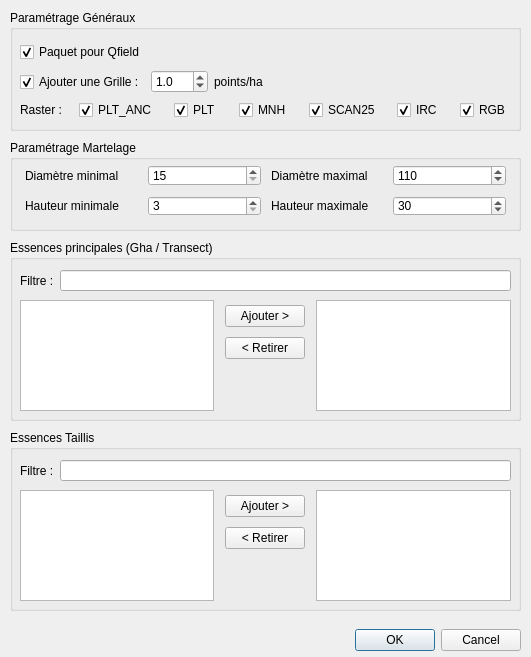
<?xml version="1.0" encoding="UTF-8"?>
<ui version="4.0">
 <class>ExpertiseCreateDialog</class>
 <widget class="QDialog" name="ExpertiseCreateDialog">
  <property name="geometry">
   <rect>
    <x>0</x>
    <y>0</y>
    <width>531</width>
    <height>657</height>
   </rect>
  </property>
  <property name="windowTitle">
   <string>Expertise</string>
  </property>
  <widget class="QGroupBox" name="groupBox_2">
   <property name="geometry">
    <rect>
     <x>10</x>
     <y>240</y>
     <width>511</width>
     <height>181</height>
    </rect>
   </property>
   <property name="title">
    <string>Essences principales (Gha / Transect)</string>
   </property>
   <widget class="QWidget" name="gridLayoutWidget_5">
    <property name="geometry">
     <rect>
      <x>10</x>
      <y>60</y>
      <width>491</width>
      <height>111</height>
     </rect>
    </property>
    <layout class="QGridLayout" name="gridLayout_6">
     <item row="0" column="0">
      <widget class="QListWidget" name="lw_species"/>
     </item>
     <item row="0" column="1">
      <layout class="QGridLayout" name="gridLayout_5">
       <property name="leftMargin">
        <number>5</number>
       </property>
       <property name="topMargin">
        <number>5</number>
       </property>
       <property name="rightMargin">
        <number>5</number>
       </property>
       <property name="bottomMargin">
        <number>5</number>
       </property>
       <property name="spacing">
        <number>10</number>
       </property>
       <item row="1" column="0">
        <widget class="QPushButton" name="pb_remove_species">
         <property name="text">
          <string>&lt; Retirer</string>
         </property>
        </widget>
       </item>
       <item row="2" column="0">
        <spacer name="verticalSpacer">
         <property name="orientation">
          <enum>Qt::Vertical</enum>
         </property>
         <property name="sizeHint" stdset="0">
          <size>
           <width>20</width>
           <height>40</height>
          </size>
         </property>
        </spacer>
       </item>
       <item row="0" column="0">
        <widget class="QPushButton" name="pb_add_species">
         <property name="text">
          <string>Ajouter &gt;</string>
         </property>
        </widget>
       </item>
      </layout>
     </item>
     <item row="0" column="2">
      <widget class="QListWidget" name="lw_selected_species"/>
     </item>
    </layout>
   </widget>
   <widget class="QWidget" name="horizontalLayoutWidget_2">
    <property name="geometry">
     <rect>
      <x>10</x>
      <y>30</y>
      <width>491</width>
      <height>21</height>
     </rect>
    </property>
    <layout class="QHBoxLayout" name="horizontalLayout_4">
     <item>
      <widget class="QLabel" name="label_layers_11">
       <property name="text">
        <string>Filtre :</string>
       </property>
      </widget>
     </item>
     <item>
      <widget class="QLineEdit" name="le_filter_species">
       <property name="placeholderText">
        <string extracomment="CHE..."/>
       </property>
      </widget>
     </item>
    </layout>
   </widget>
  </widget>
  <widget class="QGroupBox" name="groupBox_3">
   <property name="geometry">
    <rect>
     <x>10</x>
     <y>140</y>
     <width>511</width>
     <height>91</height>
    </rect>
   </property>
   <property name="title">
    <string>Paramétrage Martelage</string>
   </property>
   <widget class="QWidget" name="gridLayoutWidget_3">
    <property name="geometry">
     <rect>
      <x>10</x>
      <y>20</y>
      <width>491</width>
      <height>61</height>
     </rect>
    </property>
    <layout class="QGridLayout" name="gridLayout_4" rowstretch="0,0">
     <property name="leftMargin">
      <number>5</number>
     </property>
     <property name="topMargin">
      <number>5</number>
     </property>
     <property name="rightMargin">
      <number>5</number>
     </property>
     <property name="bottomMargin">
      <number>5</number>
     </property>
     <property name="spacing">
      <number>10</number>
     </property>
     <item row="0" column="3">
      <widget class="QLabel" name="label_layers_8">
       <property name="text">
        <string>Diamètre maximal</string>
       </property>
      </widget>
     </item>
     <item row="0" column="2">
      <widget class="QSpinBox" name="sp_dmin">
       <property name="minimum">
        <number>15</number>
       </property>
       <property name="maximum">
        <number>120</number>
       </property>
       <property name="singleStep">
        <number>5</number>
       </property>
      </widget>
     </item>
     <item row="0" column="1">
      <widget class="QLabel" name="label_layers_7">
       <property name="text">
        <string>Diamètre minimal</string>
       </property>
      </widget>
     </item>
     <item row="0" column="4">
      <widget class="QSpinBox" name="sp_dmax">
       <property name="minimum">
        <number>15</number>
       </property>
       <property name="maximum">
        <number>120</number>
       </property>
       <property name="singleStep">
        <number>5</number>
       </property>
       <property name="value">
        <number>110</number>
       </property>
      </widget>
     </item>
     <item row="1" column="1">
      <widget class="QLabel" name="label_layers_9">
       <property name="text">
        <string>Hauteur minimale</string>
       </property>
      </widget>
     </item>
     <item row="1" column="2">
      <widget class="QSpinBox" name="sp_hmin">
       <property name="minimum">
        <number>3</number>
       </property>
       <property name="maximum">
        <number>40</number>
       </property>
      </widget>
     </item>
     <item row="1" column="3">
      <widget class="QLabel" name="label_layers_10">
       <property name="text">
        <string>Hauteur maximale</string>
       </property>
      </widget>
     </item>
     <item row="1" column="4">
      <widget class="QSpinBox" name="sp_hmax">
       <property name="minimum">
        <number>3</number>
       </property>
       <property name="maximum">
        <number>40</number>
       </property>
       <property name="value">
        <number>30</number>
       </property>
      </widget>
     </item>
    </layout>
   </widget>
  </widget>
  <widget class="QGroupBox" name="groupBox">
   <property name="geometry">
    <rect>
     <x>10</x>
     <y>10</y>
     <width>511</width>
     <height>121</height>
    </rect>
   </property>
   <property name="title">
    <string>Paramétrage Généraux</string>
   </property>
   <widget class="QWidget" name="layoutWidget">
    <property name="geometry">
     <rect>
      <x>10</x>
      <y>29</y>
      <width>491</width>
      <height>81</height>
     </rect>
    </property>
    <layout class="QVBoxLayout" name="verticalLayout_2">
     <item>
      <layout class="QHBoxLayout" name="horizontalLayout_2">
       <property name="topMargin">
        <number>1</number>
       </property>
       <item>
        <widget class="QCheckBox" name="cb_package_for_qfield">
         <property name="toolTip">
          <string extracomment="Lorsque la case est cochée, le projet est empaqueté pour QField, compressé en ZIP et déposé dans le répertoire de sortie"/>
         </property>
         <property name="statusTip">
          <string/>
         </property>
         <property name="text">
          <string>Paquet pour Qfield</string>
         </property>
         <property name="checked">
          <bool>true</bool>
         </property>
        </widget>
       </item>
       <item>
        <widget class="QgsFileWidget" name="fw_outdir">
         <property name="toolTip">
          <string/>
         </property>
         <property name="options">
          <set>QFileDialog::ShowDirsOnly</set>
         </property>
        </widget>
       </item>
      </layout>
     </item>
     <item>
      <layout class="QHBoxLayout" name="horizontalLayout_3">
       <item>
        <widget class="QCheckBox" name="cb_create_grid">
         <property name="toolTip">
          <string extracomment="Lorsque la case est cochée, le projet est empaqueté pour QField, compressé en ZIP et déposé dans le répertoire de sortie"/>
         </property>
         <property name="statusTip">
          <string/>
         </property>
         <property name="text">
          <string>Ajouter une Grille :</string>
         </property>
         <property name="checked">
          <bool>true</bool>
         </property>
        </widget>
       </item>
       <item>
        <widget class="QDoubleSpinBox" name="dsp_points_per_ha">
         <property name="decimals">
          <number>1</number>
         </property>
         <property name="singleStep">
          <double>0.500000000000000</double>
         </property>
         <property name="value">
          <double>1.000000000000000</double>
         </property>
        </widget>
       </item>
       <item>
        <widget class="QLabel" name="label_layers_2">
         <property name="text">
          <string>points/ha</string>
         </property>
        </widget>
       </item>
       <item>
        <spacer name="horizontalSpacer_2">
         <property name="orientation">
          <enum>Qt::Horizontal</enum>
         </property>
         <property name="sizeHint" stdset="0">
          <size>
           <width>40</width>
           <height>20</height>
          </size>
         </property>
        </spacer>
       </item>
      </layout>
     </item>
     <item>
      <layout class="QHBoxLayout" name="horizontalLayout_6">
       <item>
        <widget class="QLabel" name="label_layers_3">
         <property name="sizePolicy">
          <sizepolicy hsizetype="Fixed" vsizetype="Preferred">
           <horstretch>0</horstretch>
           <verstretch>0</verstretch>
          </sizepolicy>
         </property>
         <property name="text">
          <string>Raster :</string>
         </property>
        </widget>
       </item>
       <item>
        <spacer name="horizontalSpacer_3">
         <property name="orientation">
          <enum>Qt::Horizontal</enum>
         </property>
         <property name="sizeHint" stdset="0">
          <size>
           <width>40</width>
           <height>20</height>
          </size>
         </property>
        </spacer>
       </item>
       <item>
        <widget class="QCheckBox" name="cb_plt_anc">
         <property name="sizePolicy">
          <sizepolicy hsizetype="Maximum" vsizetype="Fixed">
           <horstretch>0</horstretch>
           <verstretch>0</verstretch>
          </sizepolicy>
         </property>
         <property name="text">
          <string>PLT_ANC</string>
         </property>
         <property name="checked">
          <bool>true</bool>
         </property>
         <property name="tristate">
          <bool>false</bool>
         </property>
        </widget>
       </item>
       <item>
        <spacer name="horizontalSpacer_4">
         <property name="orientation">
          <enum>Qt::Horizontal</enum>
         </property>
         <property name="sizeHint" stdset="0">
          <size>
           <width>40</width>
           <height>20</height>
          </size>
         </property>
        </spacer>
       </item>
       <item>
        <widget class="QCheckBox" name="cb_plt">
         <property name="sizePolicy">
          <sizepolicy hsizetype="Maximum" vsizetype="Fixed">
           <horstretch>0</horstretch>
           <verstretch>0</verstretch>
          </sizepolicy>
         </property>
         <property name="text">
          <string>PLT</string>
         </property>
         <property name="checked">
          <bool>true</bool>
         </property>
        </widget>
       </item>
       <item>
        <spacer name="horizontalSpacer_5">
         <property name="orientation">
          <enum>Qt::Horizontal</enum>
         </property>
         <property name="sizeHint" stdset="0">
          <size>
           <width>40</width>
           <height>20</height>
          </size>
         </property>
        </spacer>
       </item>
       <item>
        <widget class="QCheckBox" name="cb_mnh">
         <property name="sizePolicy">
          <sizepolicy hsizetype="Maximum" vsizetype="Fixed">
           <horstretch>0</horstretch>
           <verstretch>0</verstretch>
          </sizepolicy>
         </property>
         <property name="text">
          <string>MNH</string>
         </property>
         <property name="checked">
          <bool>true</bool>
         </property>
        </widget>
       </item>
       <item>
        <spacer name="horizontalSpacer_6">
         <property name="orientation">
          <enum>Qt::Horizontal</enum>
         </property>
         <property name="sizeHint" stdset="0">
          <size>
           <width>40</width>
           <height>20</height>
          </size>
         </property>
        </spacer>
       </item>
       <item>
        <widget class="QCheckBox" name="cb_scan25">
         <property name="sizePolicy">
          <sizepolicy hsizetype="Maximum" vsizetype="Fixed">
           <horstretch>0</horstretch>
           <verstretch>0</verstretch>
          </sizepolicy>
         </property>
         <property name="text">
          <string>SCAN25</string>
         </property>
         <property name="checked">
          <bool>true</bool>
         </property>
        </widget>
       </item>
       <item>
        <spacer name="horizontalSpacer_7">
         <property name="orientation">
          <enum>Qt::Horizontal</enum>
         </property>
         <property name="sizeHint" stdset="0">
          <size>
           <width>40</width>
           <height>20</height>
          </size>
         </property>
        </spacer>
       </item>
       <item>
        <widget class="QCheckBox" name="cb_irc">
         <property name="sizePolicy">
          <sizepolicy hsizetype="Maximum" vsizetype="Fixed">
           <horstretch>0</horstretch>
           <verstretch>0</verstretch>
          </sizepolicy>
         </property>
         <property name="text">
          <string>IRC</string>
         </property>
         <property name="checked">
          <bool>true</bool>
         </property>
        </widget>
       </item>
       <item>
        <spacer name="horizontalSpacer_8">
         <property name="orientation">
          <enum>Qt::Horizontal</enum>
         </property>
         <property name="sizeHint" stdset="0">
          <size>
           <width>40</width>
           <height>20</height>
          </size>
         </property>
        </spacer>
       </item>
       <item>
        <widget class="QCheckBox" name="cb_rgb">
         <property name="sizePolicy">
          <sizepolicy hsizetype="Maximum" vsizetype="Fixed">
           <horstretch>0</horstretch>
           <verstretch>0</verstretch>
          </sizepolicy>
         </property>
         <property name="text">
          <string>RGB</string>
         </property>
         <property name="checked">
          <bool>true</bool>
         </property>
        </widget>
       </item>
      </layout>
     </item>
    </layout>
   </widget>
  </widget>
  <widget class="QWidget" name="horizontalLayoutWidget">
   <property name="geometry">
    <rect>
     <x>10</x>
     <y>620</y>
     <width>511</width>
     <height>41</height>
    </rect>
   </property>
   <layout class="QHBoxLayout" name="horizontalLayout">
    <item>
     <spacer name="horizontalSpacer">
      <property name="orientation">
       <enum>Qt::Horizontal</enum>
      </property>
      <property name="sizeHint" stdset="0">
       <size>
        <width>40</width>
        <height>20</height>
       </size>
      </property>
     </spacer>
    </item>
    <item>
     <widget class="QDialogButtonBox" name="buttonBox">
      <property name="orientation">
       <enum>Qt::Horizontal</enum>
      </property>
      <property name="standardButtons">
       <set>QDialogButtonBox::Cancel|QDialogButtonBox::Ok</set>
      </property>
     </widget>
    </item>
   </layout>
  </widget>
  <widget class="QGroupBox" name="groupBox_4">
   <property name="geometry">
    <rect>
     <x>10</x>
     <y>430</y>
     <width>511</width>
     <height>181</height>
    </rect>
   </property>
   <property name="title">
    <string>Essences Taillis</string>
   </property>
   <widget class="QWidget" name="gridLayoutWidget_7">
    <property name="geometry">
     <rect>
      <x>10</x>
      <y>60</y>
      <width>491</width>
      <height>111</height>
     </rect>
    </property>
    <layout class="QGridLayout" name="gridLayout_9">
     <item row="0" column="2">
      <widget class="QListWidget" name="lw_selected_species_taillis"/>
     </item>
     <item row="0" column="1">
      <layout class="QGridLayout" name="gridLayout_10">
       <property name="leftMargin">
        <number>5</number>
       </property>
       <property name="topMargin">
        <number>5</number>
       </property>
       <property name="rightMargin">
        <number>5</number>
       </property>
       <property name="bottomMargin">
        <number>5</number>
       </property>
       <property name="spacing">
        <number>10</number>
       </property>
       <item row="0" column="0">
        <widget class="QPushButton" name="pb_add_species_taillis">
         <property name="text">
          <string>Ajouter &gt;</string>
         </property>
        </widget>
       </item>
       <item row="1" column="0">
        <widget class="QPushButton" name="pb_remove_species_taillis">
         <property name="text">
          <string>&lt; Retirer</string>
         </property>
        </widget>
       </item>
       <item row="2" column="0">
        <spacer name="verticalSpacer_3">
         <property name="orientation">
          <enum>Qt::Vertical</enum>
         </property>
         <property name="sizeHint" stdset="0">
          <size>
           <width>20</width>
           <height>40</height>
          </size>
         </property>
        </spacer>
       </item>
      </layout>
     </item>
     <item row="0" column="0">
      <widget class="QListWidget" name="lw_species_taillis"/>
     </item>
    </layout>
   </widget>
   <widget class="QWidget" name="horizontalLayoutWidget_3">
    <property name="geometry">
     <rect>
      <x>10</x>
      <y>30</y>
      <width>491</width>
      <height>21</height>
     </rect>
    </property>
    <layout class="QHBoxLayout" name="horizontalLayout_5">
     <item>
      <widget class="QLabel" name="label_layers_12">
       <property name="text">
        <string>Filtre :</string>
       </property>
      </widget>
     </item>
     <item>
      <widget class="QLineEdit" name="le_filter_species_taillis">
       <property name="placeholderText">
        <string extracomment="CHA..."/>
       </property>
      </widget>
     </item>
    </layout>
   </widget>
  </widget>
 </widget>
 <customwidgets>
  <customwidget>
   <class>QgsFileWidget</class>
   <extends>QWidget</extends>
   <header>qgsfilewidget.h</header>
  </customwidget>
 </customwidgets>
 <resources/>
 <connections>
  <connection>
   <sender>buttonBox</sender>
   <signal>accepted()</signal>
   <receiver>ExpertiseCreateDialog</receiver>
   <slot>accept()</slot>
   <hints>
    <hint type="sourcelabel">
     <x>248</x>
     <y>254</y>
    </hint>
    <hint type="destinationlabel">
     <x>157</x>
     <y>274</y>
    </hint>
   </hints>
  </connection>
  <connection>
   <sender>buttonBox</sender>
   <signal>rejected()</signal>
   <receiver>ExpertiseCreateDialog</receiver>
   <slot>reject()</slot>
   <hints>
    <hint type="sourcelabel">
     <x>316</x>
     <y>260</y>
    </hint>
    <hint type="destinationlabel">
     <x>286</x>
     <y>274</y>
    </hint>
   </hints>
  </connection>
 </connections>
</ui>
